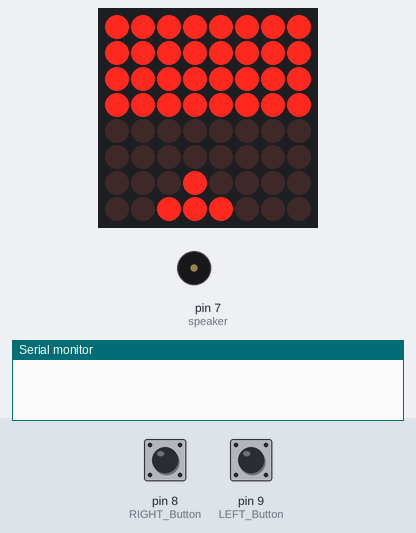
Recording of a sketch running on a simulated Arduino Uno, built with avr-gcc and run on an emulated ATmega328P. On the bench: 8×8 LED matrix, buzzer (waves = sounding), the last lines printed to the serial monitor. Inputs (shaded band) come from the test bench; at power-on: pin 8 (RIGHT_Button) LOW, pin 9 (LEFT_Button) LOW. Random numbers use the default seed unless the sketch sets one.

Above: at 1.2 s.
1.3 s: pin 8 (RIGHT_Button) pulled HIGH for 0.15 s
At 1.8 s:
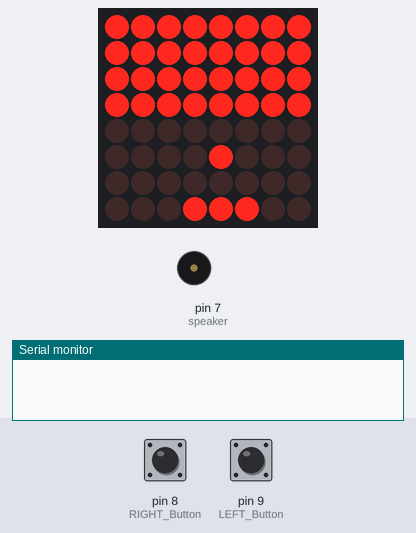
4.2 s: pin 9 (LEFT_Button) pulled HIGH for 3.2 s
At 6.4 s:
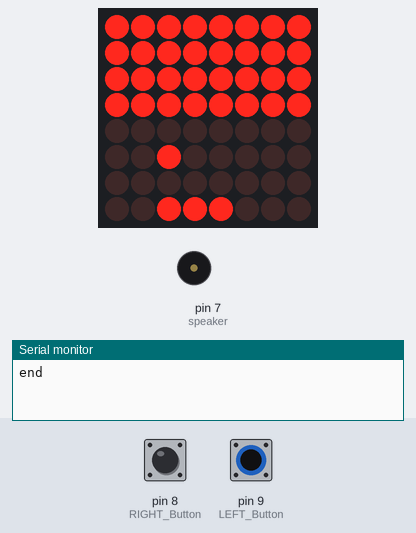
8.9 s: pin 9 (LEFT_Button) pulled HIGH for 0.15 s
At 9.15 s:
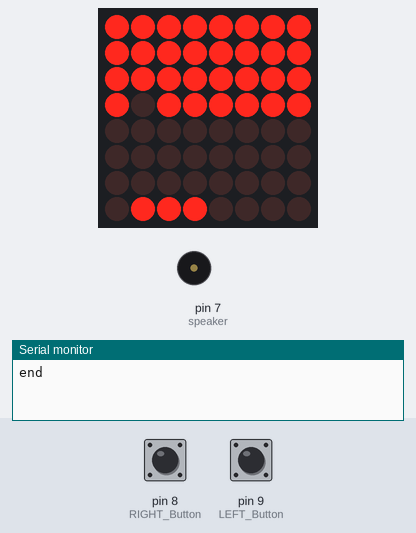
9.6 s: pin 8 (RIGHT_Button) pulled HIGH for 1 s
At 11.6 s:
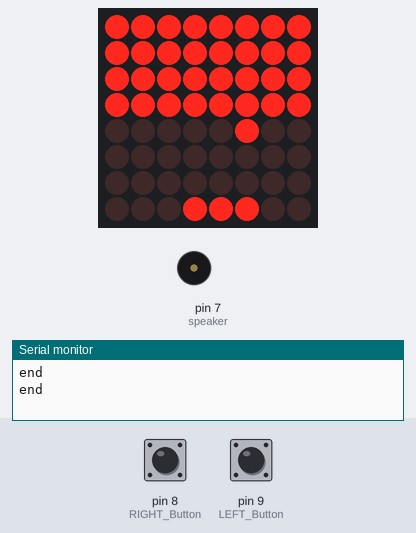
13.6 s: pin 8 (RIGHT_Button) pulled HIGH for 3.2 s
At 15.3 s:
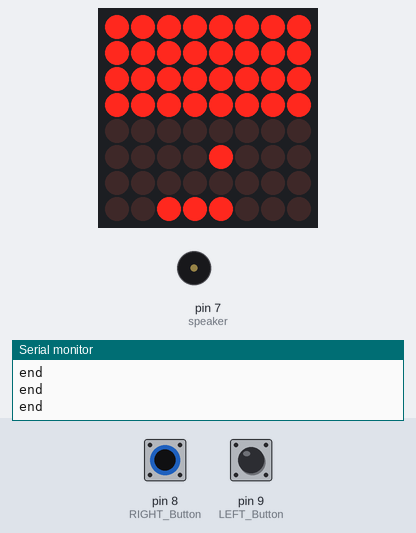
17.4 s: pin 9 (LEFT_Button) pulled HIGH for 1 s
At 17.59 s:
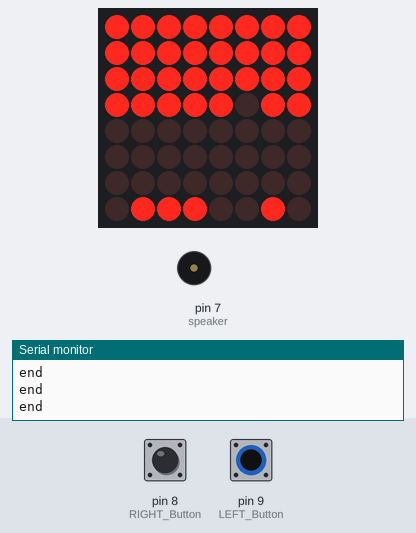
Timing chart, 0 to 20.0 s (numbered marks = the images above; inputs shaded):
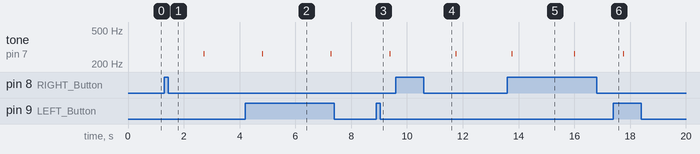

The sketch:

Dot_game.ino
```cpp
#include <LedControl.h>
LedControl lc = LedControl(12, 11, 10, 1);
boolean index[8][8] = {  {0,0,0,0,0,0,0,0},
						 {0,0,0,0,0,0,0,0},
						 {0,0,0,0,0,0,0,0},
						 {0,0,0,0,0,0,0,0},
						 {0,0,0,0,0,0,0,0},
						 {0,0,0,0,0,0,0,0},
						 {0,0,0,0,0,0,0,0},
						 {0,0,0,0,0,0,0,0}};
boolean block[4][8] = { {1,1,1,1,1,1,1,1},
						{1,1,1,1,1,1,1,1},
						{1,1,1,1,1,1,1,1},
						{1,1,1,1,1,1,1,1} };
boolean smile[8][8] = { {0,0,0,0,0,0,0,0},
						{0,0,0,0,0,0,0,0},
						{0,0,1,0,0,1,0,0},
						{0,0,1,0,0,1,0,0},
						{0,0,1,0,0,1,0,0},
						{0,0,0,0,0,0,0,0},
						{0,1,0,0,0,0,1,0},
						{0,0,1,1,1,1,0,0} };
boolean smile2[8][8] = {{0,0,0,0,0,0,0,0},
						{0,0,0,0,0,0,0,0},
						{0,0,1,0,0,0,1,0},
						{0,0,1,0,0,1,0,0},
						{0,0,1,0,0,0,1,0},
						{0,0,0,0,0,0,0,0},
						{0,1,0,0,0,0,1,0},
						{0,0,1,1,1,1,0,0}};
boolean sad[8][8] = {{0,0,0,0,0,0,0,0},
					 {0,0,0,0,0,0,0,0},
					 {0,0,0,0,0,0,0,0},
				 	 {0,1,1,0,0,1,1,0},
				 	 {0,0,0,0,0,0,0,0},
				 	 {0,0,0,0,0,0,0,0},
					 {0,0,1,1,1,1,0,0},
					 {0,1,0,0,0,0,1,0}};
boolean sad2[8][8] = {{0,0,0,0,0,0,0,0},
					  {0,0,0,0,0,0,0,0},
					  {0,0,0,0,0,0,0,0},
					  {0,1,1,0,0,1,1,0},
					  {0,1,0,0,0,0,1,0},
					  {0,0,0,0,0,0,0,0},
					  {0,0,1,1,1,1,0,0},
					  {0,1,0,0,0,0,1,0}};
boolean left = 1;
boolean up = 1;
boolean isOver = 0;
boolean isClear = 0;
boolean restart = 0;
boolean start = 0;
boolean isBounce = 0;
boolean LBP = 0;//left button pressed
boolean RBP = 0;//right button pressed
boolean icon = 0;
int var = 0;
int pos_bar = 0;
int pos_ball_x = 0;
int pos_ball_y = 0;
int tempo=700;
unsigned long curT = 0;
unsigned long preT = 0;
unsigned long curT2 = 0;//for restart
unsigned long preT2 = 0;
unsigned int grade = 0;
void setup()
{
	pinMode(9, INPUT);//LEFT Button
	pinMode(8, INPUT);//RIGHT Button
	pinMode(7, OUTPUT);//speaker
	lc.shutdown(0, false);
	lc.setIntensity(0, 8);
	lc.clearDisplay(0);
	setStage();
	Serial.begin(9600);
}

// Add the main program code into the continuous loop() function
void loop()
{
	if (!isOver && !isClear) {
		if (start) {
			grade = millis();
			curT = millis();
			if (grade % 200 == 0) {
				if (tempo > 100) { tempo -= 40; }
				else if (tempo <= 100) { tempo = 80; }
			}
			if (curT - preT > tempo) {
				preT = curT;
				ball_col_check();
				ball_move_check();
			}
		}
		else {
			start_check();
		}
		button_check();
		clear_check();
		print();
	}
	if (isOver) { over(); }
	else if (isClear) { clear(); }
}
void start_check() {
	if (digitalRead(9) == 1) {
		start = true;
		left = 1;
	}
	else if (digitalRead(8) == 1) {
		left = 0;
		start = true;
	}
}
void restart_check() {
	if (!restart) {
		if (digitalRead(9) == 1|| digitalRead(8) == 1) {
			restart = true;
			isOver = false;
			isClear = false;
			for (int i = 0; i < 8; i++) {
				for (int j = 0; j < 8; j++) {
					index[i][j] = 0;
				}
			}
		}
	}
}
void button_check() {
	if (!LBP&&digitalRead(9) == 1) {
		LBP = true;
		if (pos_bar >= 1) {
			index[7][pos_bar + 2] = 0;
			pos_bar -= 1;
			index[7][pos_bar] = 1;
		}
	}
	else if (!RBP&&digitalRead(8) == 1) {
		RBP = true;
		if (pos_bar <= 4) {
			index[7][pos_bar] = 0;
			pos_bar += 1;
			index[7][pos_bar+2] = 1;
		}
	}
	if (digitalRead(9) == 0) {
		LBP = false;
	}
	if (digitalRead(8) == 0) {
		RBP = false;
	}
}
void setStage() {
	for (int i = 0; i < 4; i++) {
		for (int j = 0; j < 8; j++) {
			index[i][j] = 1;
		}
	}


	pos_bar = 2;
	index[7][pos_bar] = 1;
	index[7][pos_bar+1] = 1;
	index[7][pos_bar+2] = 1;

	pos_ball_x = pos_bar + 1;
	pos_ball_y = 6;
	index[pos_ball_y][pos_ball_x] = 1;
	tempo = 700;
	restart = false;
}
void ball_col_check() {
	switch (up) {
	case 1:
		isBounce = false;
		if (left) {
			if (pos_ball_x == 0) {//wall
				if (index[pos_ball_y - 1][pos_ball_x] == 0) {
					if (index[pos_ball_y - 1][pos_ball_x + 1] == 0) {
						left = 0;
					}
					else {
						index[pos_ball_y - 1][pos_ball_x + 1] = 0;
						tone(7, 262, 10);
						up = 0;
						left = 0;
					}
				}
				else {
					index[pos_ball_y - 1][pos_ball_x] = 0;
					tone(7, 262, 10);
					up = 0;
					left = 0;
				}
			}
			else if (index[pos_ball_y-1][pos_ball_x] == 1) {//block
				up = 0;
				index[pos_ball_y-1][pos_ball_x] = 0;
				tone(7, 262, 10);
			}
			else if (index[pos_ball_y - 1][pos_ball_x] == 0 && index[pos_ball_y][pos_ball_x - 1] == 1) {
				left = 0;
			}
			else if (index[pos_ball_y - 1][pos_ball_x] == 0 && index[pos_ball_y][pos_ball_x - 1] == 0&& index[pos_ball_y - 1][pos_ball_x-1] == 1) {
				index[pos_ball_y - 1][pos_ball_x-1] = 0;
				tone(7, 262, 10);
				up = 0;
				var = random(2);
				if (var == 0) {
					left = 0;
				}
				else {
					left = 1;
				}
			}
			if (pos_ball_y == 0) {
				if (index[pos_ball_y + 1][pos_ball_x - 1] == 1) { up = 0; left = 0; index[pos_ball_y + 1][pos_ball_x - 1] = 0; }
				else { up = 0; }
			}
		}
		else {
			if (pos_ball_x == 7) {//wall
				if (index[pos_ball_y - 1][pos_ball_x] == 0) {
					if (index[pos_ball_y - 1][pos_ball_x - 1] == 0) {
						left = 1;
					}
					else {
						index[pos_ball_y - 1][pos_ball_x - 1] = 0;
						tone(7, 262, 10);
						up = 0;
						left = 1;
					}
				}
				else {
					index[pos_ball_y - 1][pos_ball_x] = 0;
					tone(7, 262, 10);
					up = 0;
					left = 1;
				}
			}
			else if (index[pos_ball_y-1][pos_ball_x] == 1) {//block
				up = 0;
				index[pos_ball_y-1][pos_ball_x] = 0;
				tone(7, 262, 10);
			}
			else if (index[pos_ball_y - 1][pos_ball_x] == 0&& index[pos_ball_y][pos_ball_x+1]==1) {
				left = 1;
			}
			else if (index[pos_ball_y - 1][pos_ball_x] == 0 && index[pos_ball_y][pos_ball_x + 1] == 0&& index[pos_ball_y - 1][pos_ball_x+1] == 1) {
				index[pos_ball_y-1][pos_ball_x+1] = 0;
				tone(7, 262, 10);
				up = 0;
				var = random(2);
				if (var == 0) {
					left = 0;
				}
				else {
					left = 1;
				}
			}
			if (pos_ball_y == 0) {
				if (index[pos_ball_y + 1][pos_ball_x + 1] == 1) { up = 0; left = 1; index[pos_ball_y + 1][pos_ball_x + 1] = 0; }
				else { up = 0; }
			}
		}
		break;
	default:
		if (pos_ball_y == 7) {
			Serial.println("end");
			isOver = true;
		}
		if (left) {
			if (pos_ball_x == 0) {//wall
				if (index[pos_ball_y + 1][pos_ball_x] == 1 && !isBounce&&pos_ball_y==6) {
					isBounce = true;
					up = 1;
					tone(7, 262, 10);
				}
				else if (index[pos_ball_y + 1][pos_ball_x] == 1 && pos_ball_y == 6) {
					up = 1;
					tone(7, 262, 10);
					index[pos_ball_y + 1][pos_ball_x] == 0;
				}
				left = 0;
			}
			else if (index[pos_ball_y + 1][pos_ball_x] == 1 && pos_ball_y != 6) {
				up = 1;
				tone(7, 262, 10);
				index[pos_ball_y + 1][pos_ball_x] == 0;
			}
			else if (index[pos_ball_y + 1][pos_ball_x] == 0 && index[pos_ball_y + 1][pos_ball_x - 1] == 1 && pos_ball_y != 6) {
				left = 0;
				tone(7, 262, 10);
				index[pos_ball_y + 1][pos_ball_x-1] == 0;
			}
			else if (index[pos_ball_y+1][pos_ball_x] == 1&&!isBounce&&pos_ball_y == 6) {//bar
				isBounce = true;
				up = 1;
				tone(7, 262, 10);
			}
		}
		else {
			if (pos_ball_x == 7) {//wall
				if (index[pos_ball_y + 1][pos_ball_x] == 1 && !isBounce&&pos_ball_y==6) {
					isBounce = true;
					up = 1;
					tone(7, 262, 10);
				}
				else if (index[pos_ball_y + 1][pos_ball_x] == 1&&pos_ball_y==6) {
					up = 1;
					tone(7, 262, 10);
					index[pos_ball_y + 1][pos_ball_x] == 0;
				}
				left = 1;
			}
			else if (index[pos_ball_y + 1][pos_ball_x] == 1 && pos_ball_y != 6) {
				up = 1;
				tone(7, 262, 10);
				index[pos_ball_y + 1][pos_ball_x] == 0;
			}
			else if (index[pos_ball_y + 1][pos_ball_x] == 0 && index[pos_ball_y + 1][pos_ball_x + 1] == 1&& pos_ball_y != 6) {
				left = 1;
				tone(7, 262, 10);
				index[pos_ball_y + 1][pos_ball_x + 1] == 0;
			}
			else if (index[pos_ball_y+1][pos_ball_x] == 1&&!isBounce&&pos_ball_y==6) {//bar
				isBounce = true;
				up = 1;
				tone(7, 262, 10);
			}
		}
		break;
	}
}
void ball_move_check() {
	switch (up) {
	case 1:
		if (left) {
			index[pos_ball_y][pos_ball_x] = 0;
			pos_ball_x -= 1;
			pos_ball_y -= 1;
			index[pos_ball_y][pos_ball_x] = 1;
		}
		else {
			index[pos_ball_y][pos_ball_x] = 0;
			pos_ball_x += 1;
			pos_ball_y -= 1;
			index[pos_ball_y][pos_ball_x] = 1;
		}
		break;
	default:
		if (left) {
			index[pos_ball_y][pos_ball_x] = 0;
			pos_ball_x -= 1;
			pos_ball_y += 1;
			index[pos_ball_y][pos_ball_x] = 1;
		}
		else {
			index[pos_ball_y][pos_ball_x] = 0;
			pos_ball_x += 1;
			pos_ball_y += 1;
			index[pos_ball_y][pos_ball_x] = 1;
		}
		break;
	}
}
void print() {
	for (int i = 0; i < 8; i++) {
		for (int j = 0; j < 8; j++) {
			lc.setLed(0, i, j, index[i][j]);
		}
	}
}
void clear_check() {
	for (int i = 0; i < 4; i++) {
		for (int j = 0; j < 8; j++) {
			if (index[i][j] == 1) {
				return;
			}
		}
		if (i == 3) {
			isClear = true;
		}
	}
}
void clear() {
		for (int i = 0; i < 8; i++) {
			for (int j = 0; j < 8; j++) {
				lc.setLed(0, i, j, 1);
			}
			delay(50);
		}
		for (int i = 0; i < 8; i++) {
			for (int j = 0; j < 8; j++) {
				lc.setLed(0, i, j, 0);
			}
			delay(50);
		}
		start = 0;
		while (!restart) {
			curT2 = millis();
			if (curT2 - preT2 > 700) {
				preT2 = curT2;
				if (icon == 0) {
					for (int i = 0; i < 8; i++) {
						for (int j = 0; j < 8; j++) {
							lc.setLed(0, i, j, smile[i][j]);
						}
					}
					icon = 1;
				}
				else {
					for (int i = 0; i < 8; i++) {
						for (int j = 0; j < 8; j++) {
							lc.setLed(0, i, j, smile2[i][j]);
						}
					}
					icon = 0;
				}
			}
			restart_check();
		}
}
void over() {
		for (int i = 0; i < 8; i++) {
			for (int j = 0; j < 8; j++) {
				lc.setLed(0, i, j, 1);
			}
			delay(50);
		}
		for (int i = 0; i < 8; i++) {
			for (int j = 0; j < 8; j++) {
				lc.setLed(0, i, j, 0);
			}
			delay(50);
		}
		start = 0;
		while (!restart) {
			curT2 = millis();
			if (curT2 - preT2 > 700) {
				preT2 = curT2;
				if (icon == 0) {
					for (int i = 0; i < 8; i++) {
						for (int j = 0; j < 8; j++) {
							lc.setLed(0, i, j, sad[i][j]);
						}
					}
					icon = 1;
				}
				else {
					for (int i = 0; i < 8; i++) {
						for (int j = 0; j < 8; j++) {
							lc.setLed(0, i, j, sad2[i][j]);
						}
					}
					icon = 0;
				}
			}
			restart_check();
	    }
		setStage();
		delay(200);
}
```

Measured:
- after the input at 1.3 s, tone on pin 7 (speaker): silent → 262 Hz after 1.4 s, → silent 0.01 s later; the display: first changes at once (image 1 shows a later state)
- after the input at 9.6 s, tone on pin 7 (speaker): silent → 262 Hz after 2.2 s, → silent 0.01 s later
- what the display in image 2 shows lasts 0.7 s, from 5.9 s to 6.6 s
- what the display in image 5 shows lasts 0.6 s, from 14.8 s to 15.4 s
